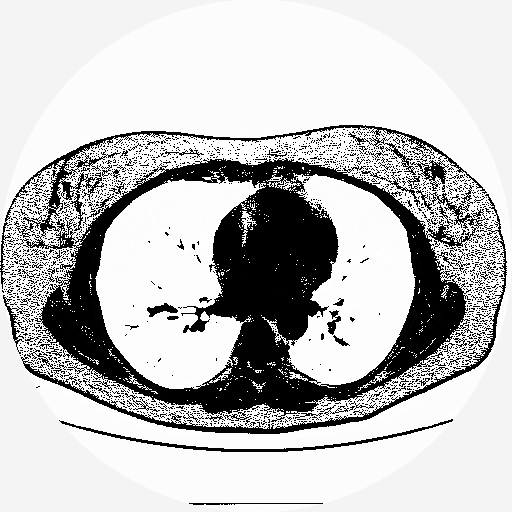
#> input picture data/lauge-soerensen/images/subject10_bottom.tiff, 512 x 512 px, given in place of subject1_middle.tiff, which was not available
$ python manualThreshold.py
#> lines starting #> are read from the running program, lines starting #| are printed output that depends on the picture; after the words box and inside, x2 and y2 are one past the last pixel; in counts of white or black regions, pixels touching at a corner belong together; pictures that were not available may be replaced by others from this repository, and a replacement may not be noted
### ctimage.py
import numpy as np
import cv2 as cv
import pandas as pd
import util


class Segmenter():
    def __init__(self, path):
        self.img = cv.imread(path, cv.IMREAD_UNCHANGED)
#> self.img is the input picture: shape (512, 512) int16; min -3024, max 1621, mean -966.1
        assert self.img is not None, "Invalid path. check with os.path.exists()"
        self.thresh_img = None
        self.lung_img = None
        self.lung_mask = None
        self.bg_mask = None
        self.perc = None

    def set_threshold(self, threshold:int, type:int):
#> called with threshold = 0, type = 0
        _, self.thresh_img = cv.threshold(self.img, threshold, 255, type)
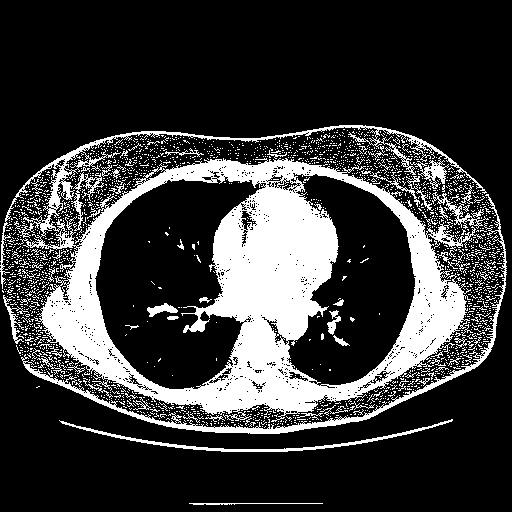
#> self.thresh_img: shape (512, 512) int16; 22.6% white; 2123 white regions (2045 under 20 px), largest, box (x1, y1, x2, y2) and area: (0, 125, 487, 422) 44930, (21, 194, 507, 434) 3386, (59, 419, 453, 452) 1189

    def set_bgmask(self):
        ret, temp = cv.threshold(self.img, 0, 255, cv.THRESH_BINARY_INV)
        self.bg_mask = util.removebg(temp,(0,0))

    def set_lung_mask_and_img(self):
        # Setting the highlighted areas to red
        assert self.thresh_img is not None, "Need to set threshold first"
        assert self.bg_mask is not None, "Need to set background first"

        # Binary mask
        self.lung_mask = np.zeros((self.img.shape[0], self.img.shape[1]), dtype=np.uint16)

        self.lung_mask[self.thresh_img == 0] = 255
        # Removing the background
        self.lung_mask[self.bg_mask == 0] = 0

        # Making the red overlay
        self.lung_img = np.zeros((self.img.shape[0], self.img.shape[1],3), dtype=np.uint16)

        # Setting white pixels to red
        self.lung_img[self.lung_mask == 255] = [255, 0, 0]

    # [11 lines left out: function calculate_emphysema, not called in this run]

### util.py
import numpy as np

DELTA = [(0,1),(0,-1),(-1,0),(1,0)]

def safe(coords, max):
    x,y = coords
    return True if 0 <= x <= max-1 and 0 <= y <= max-1 else False

def removebg(image:np.ndarray, coord:tuple):
#> called with coord = (0, 0)
    x,y = coord
    if x < 0 or x >= len(image) or y < 0 or y >= len(image[0]):
        return image

    stack = [(x, y)]
    visited = set()
    new_image = image.copy()

    while stack:
        curr_x, curr_y = stack.pop()
        if (curr_x, curr_y) in visited:
            continue
        visited.add((curr_x, curr_y))
        # Set the current val to 0 (black)
        new_image[curr_x][curr_y] = 0

        # Add neighboring pixels with the same value to the stack
        for dx, dy in DELTA:
            new_x, new_y = curr_x + dx, curr_y + dy
            if 0 <= new_x < len(image) and 0 <= new_y < len(image[0]) and (image[new_x][new_y] == image[curr_x][curr_y]):
                stack.append((new_x, new_y))
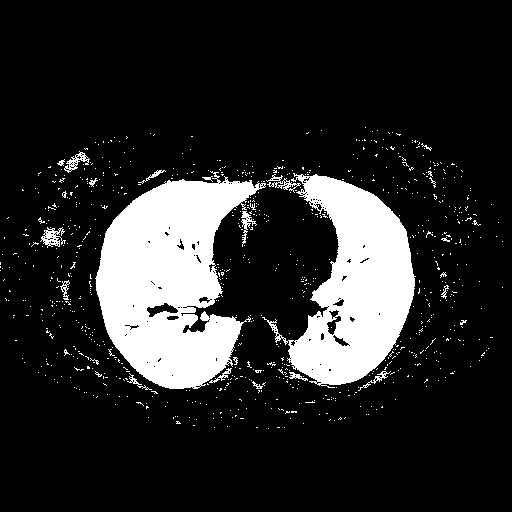
#> new_image: shape (512, 512) int16; 15.9% white; 816 white regions (794 under 20 px), largest, box (x1, y1, x2, y2) and area: (95, 171, 266, 389) 22003, (262, 173, 416, 388) 16352, (40, 227, 66, 248) 254

    return new_image

### manualThreshold.py
import cv2 as cv
import numpy as np
import pandas as pd
import ctimage
from matplotlib import pyplot as plt
from matplotlib.widgets import Slider


if __name__ == "__main__":
    # Select patient number
    patientNum = 1

    # Select slice (middle, top, bottom)
    slice = "middle"

    # TO DO: UPDATE PATH TO FILE
    ct = ctimage.Segmenter(f"data/lauge-soerensen/images/subject{patientNum}_{slice}.tiff")
    ct.set_threshold(0, cv.THRESH_BINARY)
    ct.set_bgmask()
    ct.set_lung_mask_and_img()

    df = pd.DataFrame(ct.img)
#> df = table of 512 rows and 512 columns

    # Display the original image
    ax1 = plt.subplot(2,3,1)
    original_image = ax1.imshow(ct.img, interpolation=None, cmap='gray')
    ax1.set_title('Original Image')
    ax1.set_xticks([])
    ax1.set_yticks([])

    # Display the thresholded image
    ax2 = plt.subplot(2,3,2)
    thresholded_image = ax2.imshow(ct.thresh_img, interpolation=None, cmap='gray')
    ax2.set_title('Binarized Image')
    ax2.set_xticks([])
    ax2.set_yticks([])

    # Mask image
    ax3 = plt.subplot(2,3,3)
    masked_image = ax3.imshow(ct.lung_img, interpolation=None, cmap='gray')
    ax3.set_title('Masked Image')
    ax3.set_xticks([])
    ax3.set_yticks([])

    # Create the frequency graph > first flatten the dataframe > filter by -1000 to 0 (Hounsfield Units) > frequency
    ax4 = plt.subplot(2,1,2)
    flat_series = df.stack()
    flat_series = flat_series[flat_series.between(-1000, 1000, inclusive='both')]
    hist, bins = np.histogram(flat_series, bins=len(flat_series.unique()))
#> hist = 1941 values, max 1384 at index 65, min 0 at index 1581, mean 105.8; bins = 1942 values from -1000 to 1000
    ax4.hist(bins[:-1], bins, weights=hist, color='gray')
    ax4.set_title("CT Scan Values")
    ax4.set_xlabel("Value")
    ax4.set_ylabel("Frequency")

    # Create a slider for the threshold value
    ax_slider = plt.axes([0.25, 0.05, 0.65, 0.03])

    slider = Slider(
        ax=ax_slider,
        label='Threshold',
        valmin=-1000,
        valmax=0,
        valinit=0,
        valstep=1
    )

    def update_image(val):
        threshold = int(val)
        ct.set_threshold(threshold, cv.THRESH_BINARY)
        thresholded_image.set_data(ct.thresh_img)

        # Making the mask
        ct.set_lung_mask_and_img()
        masked_image.set_data(ct.lung_img)

        plt.draw()

    slider.on_changed(update_image)

    plt.show()
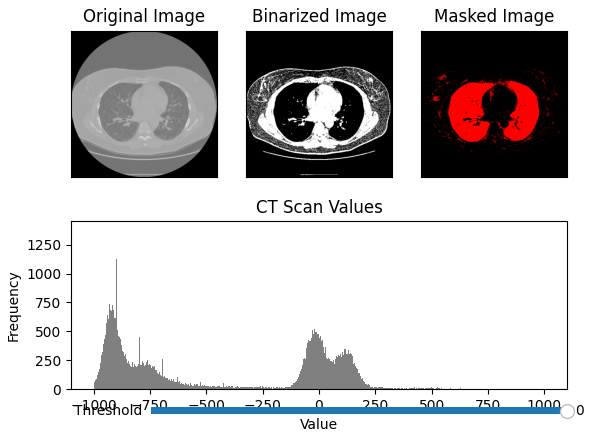
#> figure drawn by matplotlib, 5 panels; panel 4: tallest bar 1384 high, from x = -933 to -932

$ run again, on data/lauge-soerensen/images/subject14_top.tiff
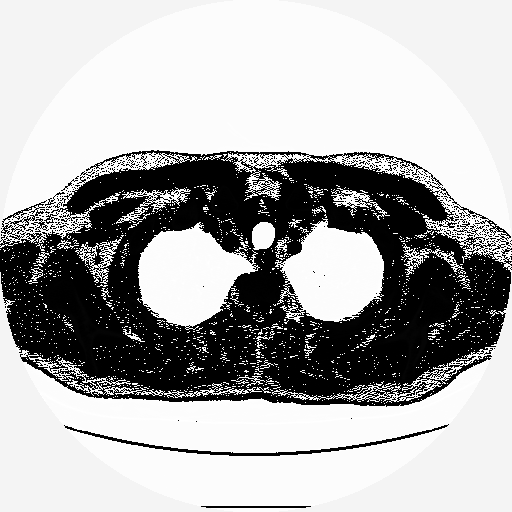
#> input picture data/lauge-soerensen/images/subject14_top.tiff, 512 x 512 px, given in place of subject1_middle.tiff, which was not available
#> in __init__, self.img is the input picture: shape (512, 512) int16; min -3024, max 1684, mean -946.4
#> in set_threshold, `_, self.thresh_img = cv.threshold(self.img, threshold, 255, type)`:
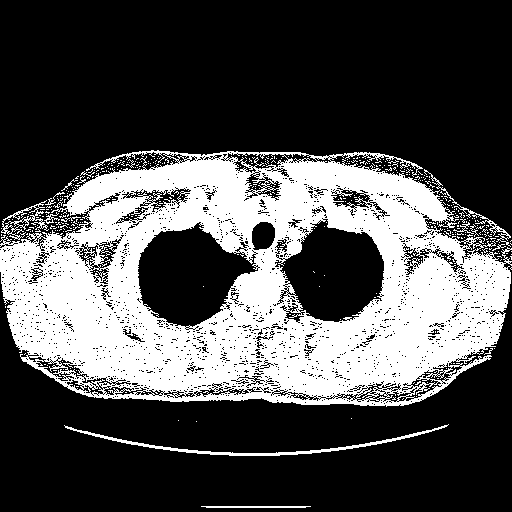
#> self.thresh_img: shape (512, 512) int16; 30.9% white; 392 white regions (378 under 20 px), largest, box (x1, y1, x2, y2) and area: (0, 150, 512, 407) 77533, (64, 424, 449, 456) 1148, (1, 200, 49, 240) 449
#> after the loop in removebg, `while stack:`:
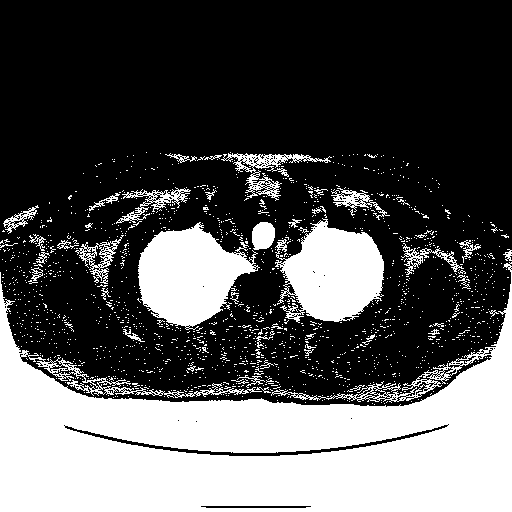
#> new_image: shape (512, 512) int16; 33.9% white; 1567 white regions (1521 under 20 px), largest, box (x1, y1, x2, y2) and area: (0, 262, 512, 512) 64172, (138, 222, 260, 330) 7917, (275, 218, 384, 323) 7575
#> df = table of 512 rows and 512 columns
#> hist = 1998 values, max 904 at index 80, min 0 at index 1870, mean 102.1; bins = 1999 values from -1000 to 1000

$ run again, on data/lauge-soerensen/images/subject15_bottom.tiff
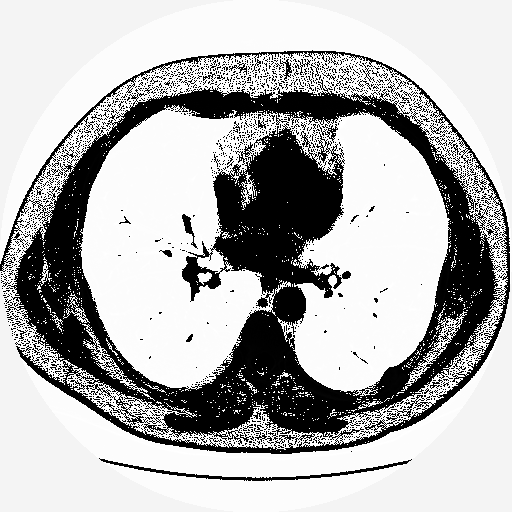
#> input picture data/lauge-soerensen/images/subject15_bottom.tiff, 512 x 512 px, given in place of subject1_middle.tiff, which was not available
#> in __init__, self.img is the input picture: shape (512, 512) int16; min -3024, max 1552, mean -920.4
#> in set_threshold, `_, self.thresh_img = cv.threshold(self.img, threshold, 255, type)`:
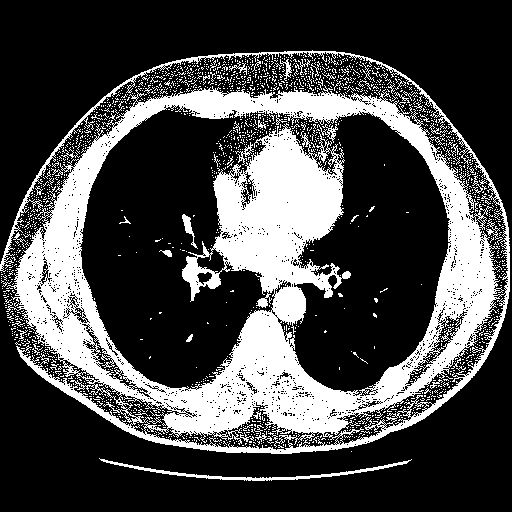
#> self.thresh_img: shape (512, 512) int16; 28% white; 1791 white regions (1747 under 20 px), largest, box (x1, y1, x2, y2) and area: (0, 50, 510, 454) 65788, (99, 458, 412, 481) 939, (182, 214, 198, 249) 162
#> after the loop in removebg, `while stack:`:
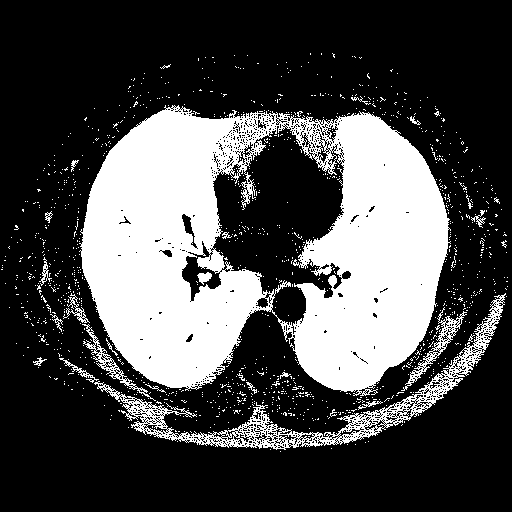
#> new_image: shape (512, 512) int16; 29% white; 1219 white regions (1195 under 20 px), largest, box (x1, y1, x2, y2) and area: (79, 105, 451, 396) 65136, (94, 293, 506, 450) 5993, (401, 307, 467, 391) 696
#> df = table of 512 rows and 512 columns
#> hist = 1975 values, max 1069 at index 158, min 0 at index 1763, mean 103.8; bins = 1976 values from -1000 to 1000

$ run again, on data/lauge-soerensen/images/subject15_top.tiff
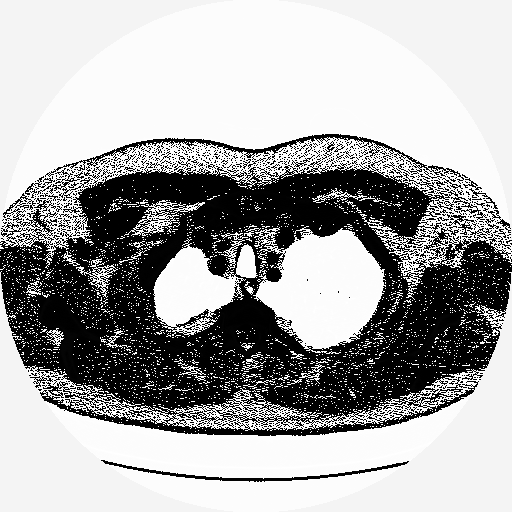
#> input picture data/lauge-soerensen/images/subject15_top.tiff, 512 x 512 px, given in place of subject1_middle.tiff, which was not available
#> in __init__, self.img is the input picture: shape (512, 512) int16; min -3024, max 1654, mean -884.7
#> in set_threshold, `_, self.thresh_img = cv.threshold(self.img, threshold, 255, type)`:
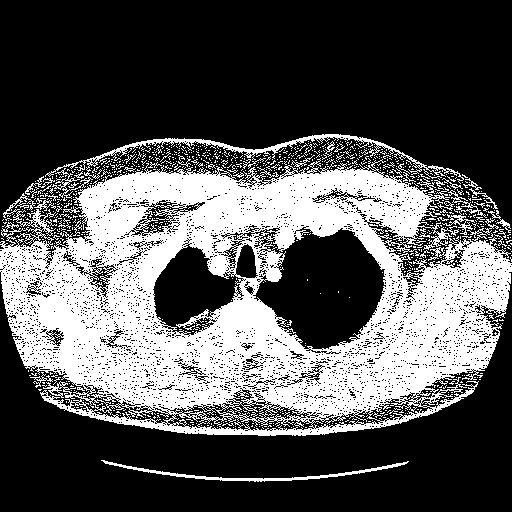
#> self.thresh_img: shape (512, 512) int16; 33.1% white; 907 white regions (863 under 20 px), largest, box (x1, y1, x2, y2) and area: (0, 158, 512, 436) 79040, (45, 134, 464, 184) 1934, (101, 460, 409, 482) 918
#> after the loop in removebg, `while stack:`:
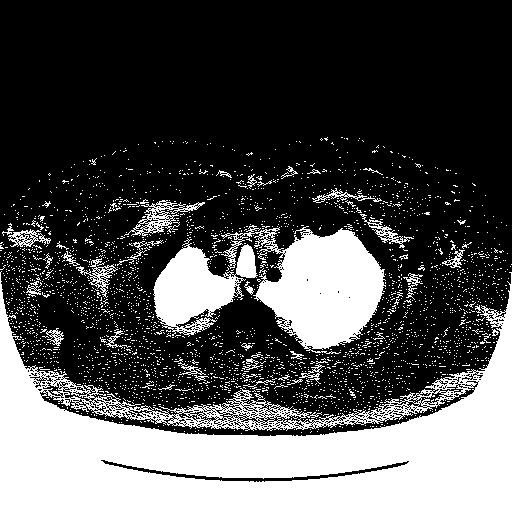
#> new_image: shape (512, 512) int16; 31.2% white; 3014 white regions (2964 under 20 px), largest, box (x1, y1, x2, y2) and area: (0, 271, 512, 512) 55762, (221, 225, 386, 354) 11014, (153, 238, 258, 337) 5163
#> df = table of 512 rows and 512 columns
#> hist = 1997 values, max 600 at index 81, min 0 at index 1910, mean 101.4; bins = 1998 values from -1000 to 1000
